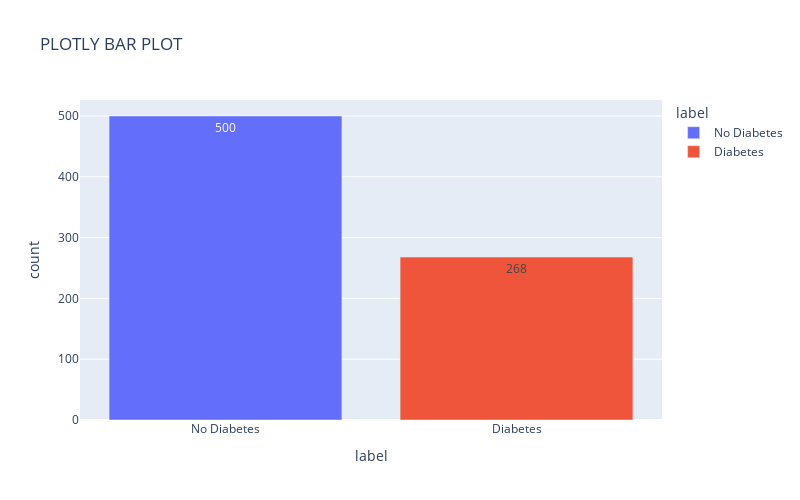

Here is the notebook cell this chart was saved with:
### Code cell
catdf=pd.DataFrame({'label':indx,'count':aval})
fig=px.bar(catdf,x="label",y="count",text="count",color="label",title="PLOTLY BAR PLOT",height=500,width=800)
fig.show()

### Figure 1 — Plotly figure (JSON) as saved in the notebook; plotly's stock layout.template omitted (floating-point values rounded to 4 significant figures)
{"data": [{"alignmentgroup": "True", "hovertemplate": "label=%{x}<br>count=%{text}<extra></extra>", "legendgroup": "No Diabetes", "marker": {"color": "#636efa", "pattern": {"shape": ""}}, "name": "No Diabetes", "offsetgroup": "No Diabetes", "orientation": "v", "showlegend": true, "text": [500], "textposition": "auto", "type": "bar", "x": ["No Diabetes"], "xaxis": "x", "y": [500], "yaxis": "y"}, {"alignmentgroup": "True", "hovertemplate": "label=%{x}<br>count=%{text}<extra></extra>", "legendgroup": "Diabetes", "marker": {"color": "#EF553B", "pattern": {"shape": ""}}, "name": "Diabetes", "offsetgroup": "Diabetes", "orientation": "v", "showlegend": true, "text": [268], "textposition": "auto", "type": "bar", "x": ["Diabetes"], "xaxis": "x", "y": [268], "yaxis": "y"}], "layout": {"barmode": "relative", "height": 500, "legend": {"title": {"text": "label"}, "tracegroupgap": 0}, "title": {"text": "PLOTLY BAR PLOT"}, "width": 800, "xaxis": {"anchor": "y", "categoryarray": ["No Diabetes", "Diabetes"], "categoryorder": "array", "domain": [0, 1], "title": {"text": "label"}}, "yaxis": {"anchor": "x", "domain": [0, 1], "title": {"text": "count"}}}}
